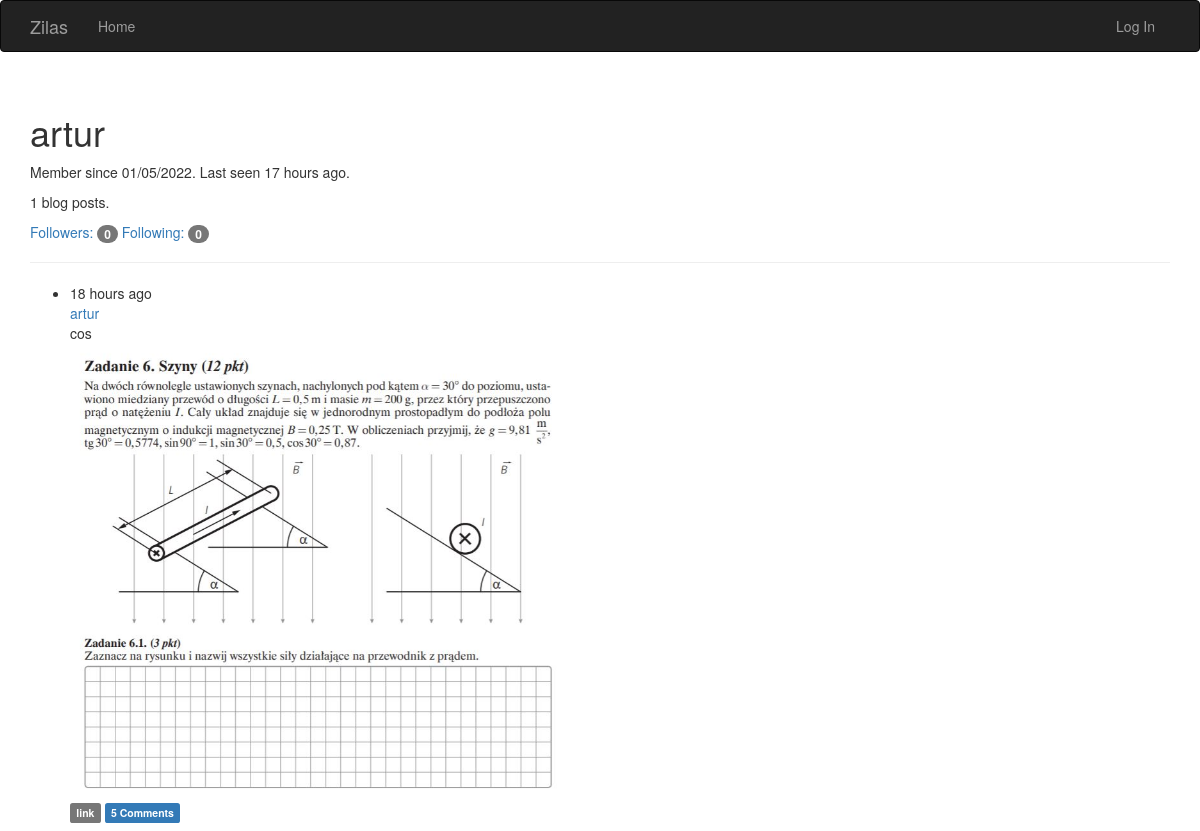
The page /user/artur on the database as committed earlier.
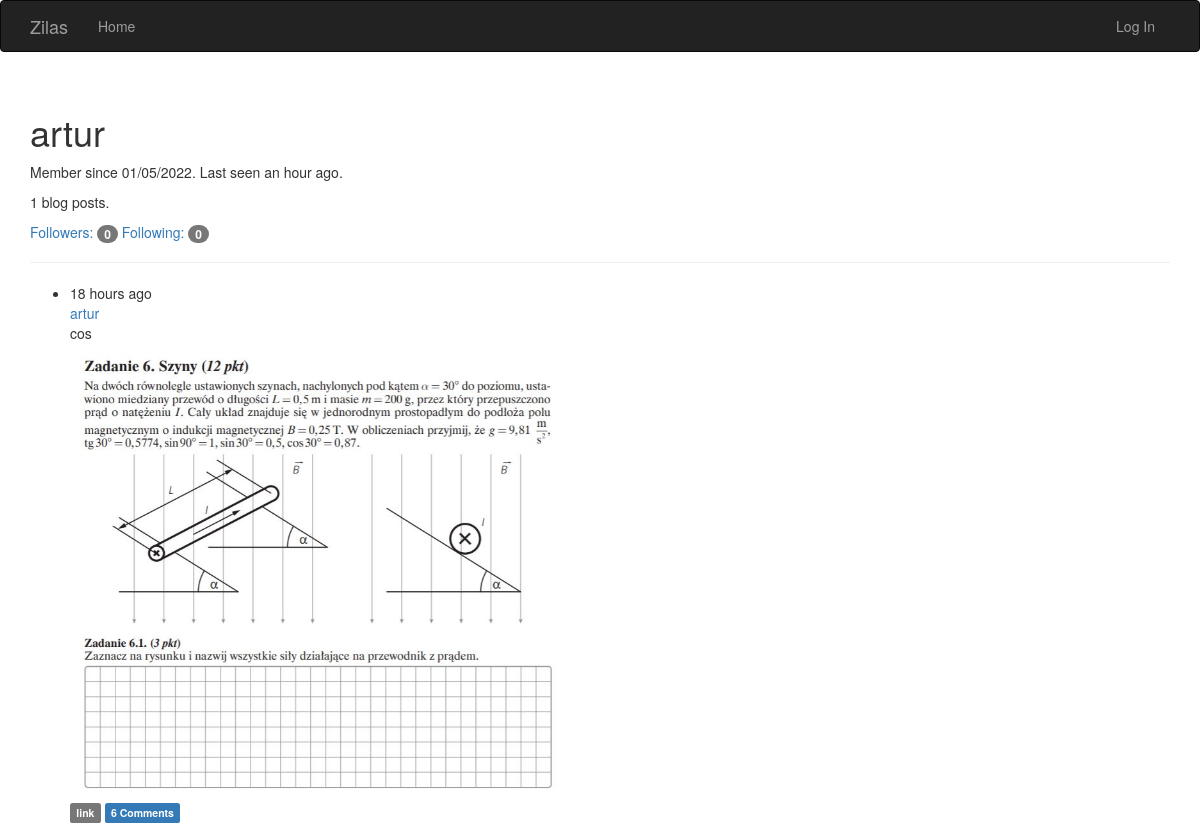
The same page on the database as committed later.
### app/models/models.py (models this page shows, shortened)
class User(UserMixin, db.Model):
    __tablename__ = 'users'
    id = db.Column(db.Integer, primary_key=True)
    email = db.Column(db.String(64), unique=True, index=True)
    username = db.Column(db.String(64), unique=True, index=True)
    role_id = db.Column(db.Integer, db.ForeignKey('roles.id'))
    password_hash = db.Column(db.String(128))
    confirmed = db.Column(db.Boolean, default=False)
    name = db.Column(db.String(64))
    location = db.Column(db.String(64))
    about_me = db.Column(db.Text())
    member_since = db.Column(db.DateTime(), default=datetime.datetime.utcnow)
    last_seen = db.Column(db.DateTime(), default=datetime.datetime.utcnow)
    posts = db.relationship('Post', backref='author', lazy='dynamic')
    followed = db.relationship('Follow', foreign_keys=[Follow.follower_id],
                               backref=db.backref('follower', lazy='joined'), lazy='dynamic',
                               cascade='all, delete-orphan')
    followers = db.relationship('Follow', foreign_keys=[Follow.followed_id],
                                backref=db.backref('followed', lazy='joined'), lazy='dynamic',
                                cascade='all, delete-orphan')
    comments = db.relationship('Comment', backref='author', lazy='dynamic')
    @property
    def password(self):
        raise AttributeError('Cannot read password attribute')

class Post(db.Model):
    __tablename__ = 'posts'
    id = db.Column(db.Integer, primary_key=True)
    body = db.Column(db.Text)
    timestamp = db.Column(db.DateTime, index=True, default=datetime.datetime.utcnow)
    author_id = db.Column(db.Integer, db.ForeignKey('users.id'))
    picture_path = db.Column(db.String(128), unique=True, index=True)
    comments = db.relationship('Comment', backref='post', lazy='dynamic')

### app/main/views.py (the view)
@main.route('/user/<username>')
def user(username):
    user = User.query.filter_by(username=username).first_or_404()
    posts = user.posts.order_by(Post.timestamp.desc()).all()
    return render_template('user.html', user=user, posts=posts)

### app/auth/views.py (called while the page is built)
@auth.before_app_request
def before_request():
    if current_user.is_authenticated:
        current_user.ping()
        if not current_user.confirmed \
                and request.blueprint != 'auth' and request.endpoint != 'static':
            return redirect(url_for('auth.unconfirmed'))

### app/main/__init__.py (called while the page is built)
@main.app_context_processor
def inject_permission():
    return dict(Permission=Permission)

### app/models/models.py (called while the page is built)
    def can(self, perm):
        return False

    def is_admin(self):
        return False

### app/templates/user.html (shortened to what this page needs)
{% extends "base.html" %}
{% block page_content %}
<div class="page-header">
    <h1>{{ user.username }}</h1>
    <p>Member since {{ moment(user.member_since).format('L') }}. Last seen {{ moment(user.last_seen).fromNow() }}.</p>
    <p>{{ user.posts.count() }} blog posts.</p>
    <p>
        <a href="{{ url_for('.followers', username=user.username) }}">Followers: <span class="badge">{{ user.followers.count() }}</span></a>
        <a href="{{ url_for('.followed_by', username=user.username) }}">Following: <span class="badge">{{ user.followed.count() }}</span></a>
    </p>
</div>
{% include '_posts.html' %}
{% endblock %}

### app/templates/base.html (shortened to what this page needs)
{% extends "bootstrap/base.html" %}
{% block navbar %}
<div class="navbar navbar-inverse" role="navigation">
    <div class="container">
        <div class="navbar-header">
            <a class="navbar-brand" href="{{ url_for('main.index') }}">Zilas</a>
        </div>
        <div class="navbar-collapse collapse">
            <ul class="nav navbar-nav">
                <li><a href="{{ url_for('main.index') }}">Home</a></li>
            </ul>
            <ul class="nav navbar-nav navbar-right">
                {% if current_user.is_authenticated %}
                <li class="dropdown">
                    <a href="#" class="dropdown-toggle" data-toggle="dropdown">Account <b class="caret"></b></a>
                    <ul class="dropdown-menu">
                        <li><a href="{{ url_for('auth.logout') }}">Log Out</a></li>
                    </ul>
                </li>
                {% else %}
                <li><a href="{{ url_for('auth.login') }}">Log In</a></li>
                {% endif %}
            </ul>
        </div>
    </div>
</div>
{% endblock %}
{% block content %}
<div class="container">
    {% block page_content %}{% endblock %}
</div>
{% endblock %}

### app/templates/_posts.html (shortened to what this page needs)
<ul class="posts">
    {% for post in posts %}
    <li class="post">
        <div class="post-content">
            <div class="post-date">{{ moment(post.timestamp).fromNow() }}</div>
            <div class="post-author"><a href="{{ url_for('.user', username=post.author.username) }}">{{ post.author.username }}</a></div>
            <div class="post-body">{{ post.body }}</div>
            <img class="post-img" width="500" src="{{ post.picture_path }}">
        </div>
        <div class="post-footer">
                <a href="{{ url_for('.post', id=post.id) }}">
                    <span class="label label-default">link</span>
                </a>
                <a href="{{ url_for('.post', id=post.id) }}#comments">
                    <span class="label label-primary">{{ post.comments.count() }} Comments</span>
                </a>
            </div>
    </li>
    {% endfor %}
</ul>

Rows that differ between the two databases and show on the page:
changed User "artur": last_seen "17 hours ago" → "an hour ago"
computed for Post "cos": comments.count "5" → "6"
